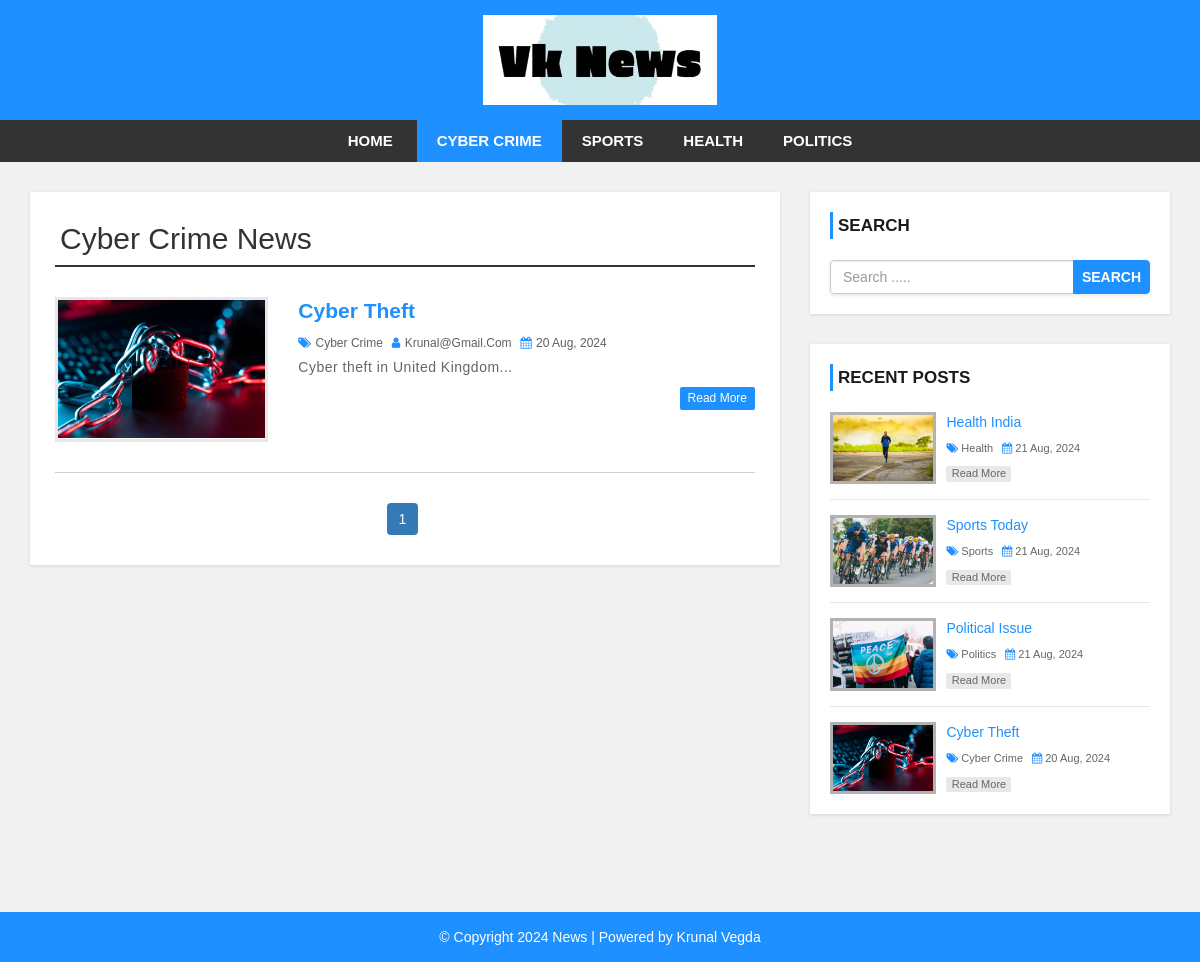
Page /category.php?cid=1 on the committed database.
### tables this page shows
CREATE TABLE `settings` (
  `id` int(11) NOT NULL,
  `websitename` varchar(60) NOT NULL,
  `logo` varchar(50) NOT NULL,
  `footerdesc` varchar(255) NOT NULL
);

CREATE TABLE `category` (
  `category_id` int(11) NOT NULL,
  `category_name` varchar(100) NOT NULL,
  `post` int(11) NOT NULL DEFAULT 0
);

CREATE TABLE `post` (
  `post_id` int(11) NOT NULL,
  `title` varchar(100) NOT NULL,
  `description` text NOT NULL,
  `category` varchar(100) NOT NULL,
  `post_date` varchar(50) NOT NULL,
  `author` int(11) NOT NULL,
  `post_img` varchar(100) NOT NULL
);

CREATE TABLE `user` (
  `user_id` int(10) UNSIGNED NOT NULL,
  `first_name` varchar(30) NOT NULL,
  `last_name` varchar(30) NOT NULL,
  `username` varchar(30) DEFAULT NULL,
  `password` varchar(40) DEFAULT NULL,
  `role` int(11) NOT NULL
);

### config.php (called while the page is built, shortened)
<?php
$hostname = "http://localhost/news-site";
?>

### category.php (the view, shortened to what this page needs)
<?php include 'header.php'; ?>
    <div id="main-content">
      <div class="container">
        <div class="row">
            <div class="col-md-8">
                <div class="post-container">
                  <?php
                  include "config.php";
                  if(isset($_GET['cid'])){
                    $cat_id = $_GET['cid'];
                    $cat_id = mysqli_real_escape_string($conn, $cat_id);
                    $sql1 = "SELECT * FROM category WHERE category_id = {$cat_id}";
                    $result1 = mysqli_query($conn, $sql1) or die("Query Failed.");
                    $row1 = mysqli_fetch_assoc($result1);
                  ?>
                  <h2 class="page-heading"><?php echo $row1['category_name']; ?> News</h2>
                  <?php
                    $limit = 3;
                    if(isset($_GET['page'])){
                      $page = $_GET['page'];
                    }else{
                      $page = 1;
                    }
                    $offset = ($page - 1) * $limit;
                    $sql = "SELECT post.post_id, post.title, post.description,post.post_date,post.author,
                    category.category_name,user.username,post.category,post.post_img FROM post
                    LEFT JOIN category ON post.category = category.category_id
                    LEFT JOIN user ON post.author = user.user_id
                    WHERE post.category = {$cat_id}
                    ORDER BY post.post_id DESC LIMIT {$offset},{$limit}";
                    $result = mysqli_query($conn, $sql) or die("Query Failed.");
                    if(mysqli_num_rows($result) > 0){
                      while($row = mysqli_fetch_assoc($result)) {
                  ?>
                    <div class="post-content">
                        <div class="row">
                            <div class="col-md-4">
                              <a class="post-img" href="single.php?id=<?php echo $row['post_id']; ?>"><img src="admin/upload/<?php echo $row['post_img']; ?>" alt=""/></a>
                            </div>
                            <div class="col-md-8">
                              <div class="inner-content clearfix">
                                  <h3><a href='single.php?id=<?php echo $row['post_id']; ?>'><?php echo $row['title']; ?></a></h3>
                                  <div class="post-information">
                                      <span>
                                          <i class="fa fa-tags" aria-hidden="true"></i>
                                          <a href='category.php?cid=<?php echo $row['category']; ?>'><?php echo $row['category_name']; ?></a>
                                      </span>
                                      <span>
                                          <i class="fa fa-user" aria-hidden="true"></i>
                                          <a href='author.php?aid=<?php echo $row['author']; ?>'><?php echo $row['username']; ?></a>
                                      </span>
                                      <span>
                                          <i class="fa fa-calendar" aria-hidden="true"></i>
                                          <?php echo $row['post_date']; ?>
                                      </span>
                                  </div>
                                  <p class="description">
                                      <?php echo substr($row['description'],0,130) . "..."; ?>
                                  </p>
                                  <a class='read-more pull-right' href='single.php?id=<?php echo $row['post_id']; ?>'>read more</a>
                              </div>
                            </div>
                        </div>
                    </div>
                    <?php
                      }
                    }else{
                      echo "<h2>No Record Found.</h2>";
                    }
                    if(mysqli_num_rows($result1) > 0){
                      $total_records = $row1['post'];
                      $total_page = ceil($total_records / $limit);
                      echo '<ul class="pagination admin-pagination">';
                      for($i = 1; $i <= $total_page; $i++){
                        if($i == $page){
                          $active = "active";
                        }else{
                          $active = "";
                        }
                        echo '<li class="'.$active.'"><a href="category.php?cid='.$cat_id .'&page='.$i.'">'.$i.'</a></li>';
                      }
                      echo '</ul>';
                    }
                  }else{
                    echo "<h2>No Record Found.</h2>";
                  }
                    ?>
                </div>
            </div>
            <?php include 'sidebar.php'; ?>
        </div>
      </div>
    </div>
<?php include 'footer.php'; ?>

### header.php (shortened to what this page needs)
<?php
  include "config.php";
?>
<!DOCTYPE html>
<html lang="en">
<head>
    <link rel="stylesheet" href="css/bootstrap.min.css"/>
    <link rel="stylesheet" href="css/font-awesome.css">
    <link rel="stylesheet" href="css/style.css">
</head>
<body>
<div id="header">
    <div class="container">
        <div class="row">
            <div class=" col-md-offset-4 col-md-4">
              <?php
                include "config.php";
                $sql = "SELECT * FROM settings";
                $result = mysqli_query($conn, $sql) or die("Query Failed.");
                if(mysqli_num_rows($result) > 0){
                  while($row = mysqli_fetch_assoc($result)) {
                    if($row['logo'] == ""){
                      echo '<a href="index.php"><h1>'.$row['websitename'].'</h1></a>';
                    }else{
                      echo '<a href="index.php" id="logo"><img src="admin/images/'. $row['logo'] .'"></a>';
                    }
                  }
                }
                ?>
            </div>
        </div>
    </div>
</div>
<div id="menu-bar">
    <div class="container">
        <div class="row">
            <div class="col-md-12">
              <?php
                include "config.php";
                if(isset($_GET['cid'])){
                  $cat_id = $_GET['cid'];
                }
                $sql = "SELECT * FROM category WHERE post > 0";
                $result = mysqli_query($conn, $sql) or die("Query Failed. : Category");
                if(mysqli_num_rows($result) > 0){
                  $active = "";
              ?>
                <ul class='menu'>
                  <li><a href='<?php echo $hostname; ?>'>Home</a></li>
                  <?php while($row = mysqli_fetch_assoc($result)) {
                    if(isset($_GET['cid'])){
                      if($row['category_id'] == $cat_id){
                        $active = "active";
                      }else{
                        $active = "";
                      }
                    }
                    echo "<li><a class='{$active}' href='category.php?cid={$row['category_id']}'>{$row['category_name']}</a></li>";
                  } ?>
                </ul>
                <?php } ?>
            </div>
        </div>
    </div>
</div>

### sidebar.php
<div id="sidebar" class="col-md-4">
    <div class="search-box-container">
        <h4>Search</h4>
        <form class="search-post" action="search.php" method ="GET">
            <div class="input-group">
                <input type="text" name="search" class="form-control" placeholder="Search .....">
                <span class="input-group-btn">
                    <button type="submit" class="btn btn-danger">Search</button>
                </span>
            </div>
        </form>
    </div>
    <div class="recent-post-container">
        <h4>Recent Posts</h4>
        <?php
        include "config.php";
        $limit = 4;
        $sql = "SELECT post.post_id, post.title, post.post_date,
        category.category_name,post.category,post.post_img FROM post
        LEFT JOIN category ON post.category = category.category_id
        ORDER BY post.post_id DESC LIMIT {$limit}";
        $result = mysqli_query($conn, $sql) or die("Query Failed. : Recent Post");
        if(mysqli_num_rows($result) > 0){
          while($row = mysqli_fetch_assoc($result)) {
      ?>
        <div class="recent-post">
            <a class="post-img" href="single.php?id=<?php echo $row['post_id']; ?>">
                <img src="admin/upload/<?php echo $row['post_img']; ?>" alt=""/>
            </a>
            <div class="post-content">
                <h5><a href="single.php?id=<?php echo $row['post_id']; ?>"><?php echo $row['title']; ?></a></h5>
                <span>
                    <i class="fa fa-tags" aria-hidden="true"></i>
                    <a href='category.php?cid=<?php echo $row['category']; ?>'><?php echo $row['category_name']; ?></a>
                </span>
                <span>
                    <i class="fa fa-calendar" aria-hidden="true"></i>
                    <?php echo $row['post_date']; ?>
                </span>
                <a class="read-more" href="single.php?id=<?php echo $row['post_id']; ?>">read more</a>
            </div>
        </div>
    <?php
      }
    }
    ?>
    </div>
</div>

### footer.php
<div id ="footer">
    <div class="container">
        <div class="row">
            <div class="col-md-12">
              <?php
                include "config.php";
                $sql = "SELECT * FROM settings";
                $result = mysqli_query($conn, $sql) or die("Query Failed.");
                if(mysqli_num_rows($result) > 0){
                  while($row = mysqli_fetch_assoc($result)) {
              ?>
                <span><?php echo $row['footerdesc']; ?></span>
              <?php
                }
              }
              ?>
            </div>
        </div>
    </div>
</div>
</body>
</html>

### css/style.css (style rules this page uses)
body { background: #f1f1f1; font-family: sans-serif,arial,Helvetica; }
a, a:hover, a:focus { text-decoration: none; outline: none; }
ul { margin:0; padding:0; list-style:none; }
h2.page-heading { margin: 5px 0 30px; padding: 0 5px 10px; border-bottom: 2px solid #333; }
form { background: #fff; padding: 25px; box-shadow:0 1px 3px rgba(0, 0, 0, 0.13); }
#header { background: #1e90ff; text-align: center; padding: 15px; }
#logo { display: inline-block; width: 65%; }
#logo img { width: 100%; }
#menu-bar { background: #333; text-align: center; }
#menu-bar .menu > li { display: inline-block; }
.menu > li > a { padding: 10px 20px; display: block; text-transform: uppercase; color: #fff; font-size: 15px; font-weight:600; transition:all 0.5s ease 0s; }
#menu-bar .menu > li > a:hover, #menu-bar .menu > li > a.active { color:#fff; background:#1e90ff; }
#main-content { padding: 30px 0; min-height: 750px; }
#main-content .post-container { background-color: #fff; padding: 25px; box-shadow: 0 1px 3px rgba(0, 0, 0, 0.13); }
#main-content .post-content { border-bottom: 1px solid #d1d1d1; padding: 0 0 30px; margin-bottom:30px; }
#main-content .post-content img { width: 100%; }
#main-content .post-content .post-img { border: 3px solid #e7e7e7; display: block; height: 145px; overflow: hidden; transition: border .3s; }
#main-content .post-content h3 { font-size: 21px; line-height: 28px; font-weight: 600; margin: 0 0 7px; }
#main-content .post-content h3 a { color: #1e90ff; transition:all 0.3s; }
#main-content .post-content .post-information span { color: #606060; font-size: 12px; text-transform: capitalize; margin: 0 5px 5px 0; display: inline-block; }
#main-content .post-content .post-information i { color: #1e90ff; margin-right: 1px; }
#main-content .post-content .post-information a { color: #606060; text-decoration: none; }
#main-content .post-content p, #main-content .single-post p { color: #666; font-size: 14px; letter-spacing: 0.5px; margin:0 0 10px; }
#main-content .post-content a.read-more { color: #fff; background-color: #1E90FF; font-size: 12px; text-transform: capitalize; padding: 3px 8px; border-radius: 2px; transition: all 0.3s; }
.pagination { display: block; text-align: center; margin: 0; }
.pagination li { display:inline-block; margin: 0 5px 0 0; }
.pagination li a { border: none; background: #1e90ff; color: #fff; }
i.fa { color:#222; }
#sidebar h4 { color: #1A1A1A; font-size: 17px; line-height: 27px; font-weight:600; text-transform: uppercase; padding: 0 0 0 5px; margin: 0 0 21px; border-left: 3px solid #1e90ff; }
#sidebar .search-box-container { background-color: #fff; padding: 20px; margin: 0 0 30px; box-shadow: 0 1px 3px rgba(0, 0, 0, 0.13); }
#sidebar .search-post { padding: 0; }
#sidebar .search-post input { color: #606060; }
#sidebar .search-post .btn { font-weight: 600; text-transform: uppercase; padding: 6px 8px; background-color: #1E90FF; border-color: #1E90FF; outline: none; }
#sidebar .recent-post-container { padding: 20px; background: #fff; box-shadow: 0 1px 3px rgba(0, 0, 0, 0.13); }
#sidebar .recent-post { border-bottom: 1px solid #e7e7e7; padding: 0 0 15px; margin: 0 0 15px; }
#sidebar .recent-post:last-child { margin: 0; padding: 0; border: none; }
#sidebar .recent-post .post-img { display: inline-block; width: 33%; border: 3px solid rgba(0,0,0,0.3); vertical-align: top; transition: border .3s; }
#sidebar .recent-post .post-img img { width: 100%; }
#sidebar .recent-post .post-content { width: 65%; display: inline-block; border: none; padding: 0 0 0 7px; margin: 0; }
#sidebar .recent-post h5 { font-size: 14px; line-height: 20px; margin: 0 0 5px; }
#sidebar .recent-post h5 a { color: #1E90FF; }
#sidebar .recent-post span { color: #666; font-size: 11px; display: inline-block; margin: 0 5px 10px 0; }
#sidebar .recent-post span a { color: #666; }
#sidebar .recent-post span i { color: #1E90FF; }
#sidebar .recent-post a.read-more { color: #666; background-color: rgba(0,0,0,0.09); width: 65px; font-size: 11px; text-align: center; padding: 0; display: block; transition: all 0.3s; }
#footer { color: #fff; padding:15px 0; text-align:center; background-color:#1e90ff; }

### rows in the picture
settings: logo (picture), footerdesc "© Copyright 2024 News | Powered by Krunal Vegda"
category: category_name "CYBER CRIME", category_name "Cyber Crime"
category: category_name "SPORTS"
category: category_name "HEALTH"
category: category_name "POLITICS"
post: post_img (picture), title "Cyber Theft", category.category_name "Cyber Crime", user.username "Krunal@gmail.com", post_date "20 Aug, 2024", description "Cyber theft in United Kingdom"
post: post_img (picture), title "Health India", category.category_name "Health", post_date "21 Aug, 2024"
post: post_img (picture), title "Sports Today", category.category_name "Sports", post_date "21 Aug, 2024"
post: post_img (picture), title "Political Issue", category.category_name "Politics", post_date "21 Aug, 2024"
